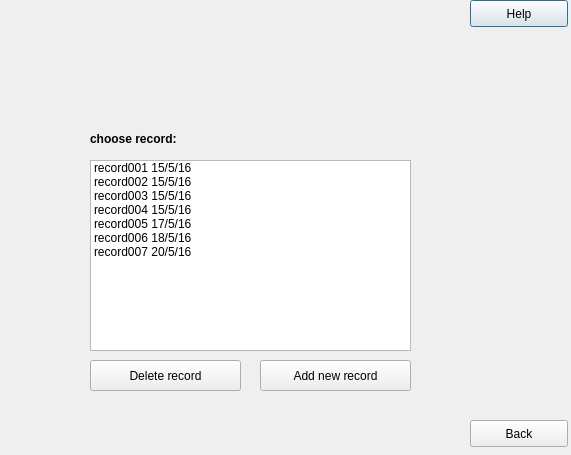
<?xml version="1.0" encoding="UTF-8"?>
<ui version="4.0">
 <class>PersonRecords</class>
 <widget class="QDialog" name="PersonRecords">
  <property name="geometry">
   <rect>
    <x>0</x>
    <y>0</y>
    <width>571</width>
    <height>455</height>
   </rect>
  </property>
  <property name="windowTitle">
   <string>PersonRecords</string>
  </property>
  <widget class="QLabel" name="logo">
   <property name="geometry">
    <rect>
     <x>0</x>
     <y>0</y>
     <width>411</width>
     <height>81</height>
    </rect>
   </property>
   <property name="text">
    <string/>
   </property>
   <property name="pixmap">
    <pixmap resource="../../1.qrc">:/GUI/Desktop/logo.png</pixmap>
   </property>
  </widget>
  <widget class="QPushButton" name="helpButton">
   <property name="geometry">
    <rect>
     <x>470</x>
     <y>0</y>
     <width>98</width>
     <height>27</height>
    </rect>
   </property>
   <property name="text">
    <string>Help</string>
   </property>
   <property name="icon">
    <iconset resource="../../1.qrc">
     <normaloff>:/GUI/Desktop/help.png</normaloff>:/GUI/Desktop/help.png</iconset>
   </property>
   <property name="iconSize">
    <size>
     <width>25</width>
     <height>25</height>
    </size>
   </property>
   <property name="checkable">
    <bool>false</bool>
   </property>
   <property name="checked">
    <bool>false</bool>
   </property>
  </widget>
  <widget class="QLabel" name="chooseLabel">
   <property name="geometry">
    <rect>
     <x>90</x>
     <y>130</y>
     <width>111</width>
     <height>17</height>
    </rect>
   </property>
   <property name="font">
    <font>
     <weight>75</weight>
     <italic>false</italic>
     <bold>true</bold>
     <underline>false</underline>
     <strikeout>false</strikeout>
     <kerning>true</kerning>
    </font>
   </property>
   <property name="text">
    <string>choose record:</string>
   </property>
  </widget>
  <widget class="QListWidget" name="recordsList">
   <property name="geometry">
    <rect>
     <x>90</x>
     <y>160</y>
     <width>321</width>
     <height>191</height>
    </rect>
   </property>
   <item>
    <property name="text">
     <string>record001 15/5/16</string>
    </property>
   </item>
   <item>
    <property name="text">
     <string>record002 15/5/16</string>
    </property>
   </item>
   <item>
    <property name="text">
     <string>record003 15/5/16</string>
    </property>
   </item>
   <item>
    <property name="text">
     <string>record004 15/5/16</string>
    </property>
   </item>
   <item>
    <property name="text">
     <string>record005 17/5/16</string>
    </property>
   </item>
   <item>
    <property name="text">
     <string>record006 18/5/16</string>
    </property>
   </item>
   <item>
    <property name="text">
     <string>record007 20/5/16</string>
    </property>
   </item>
  </widget>
  <widget class="QPushButton" name="deleteRecordButton">
   <property name="enabled">
    <bool>true</bool>
   </property>
   <property name="geometry">
    <rect>
     <x>90</x>
     <y>360</y>
     <width>151</width>
     <height>31</height>
    </rect>
   </property>
   <property name="text">
    <string>Delete record</string>
   </property>
   <property name="icon">
    <iconset resource="../../1.qrc">
     <normaloff>:/GUI/Desktop/Delete_Icon.png</normaloff>:/GUI/Desktop/Delete_Icon.png</iconset>
   </property>
   <property name="iconSize">
    <size>
     <width>24</width>
     <height>24</height>
    </size>
   </property>
  </widget>
  <widget class="QPushButton" name="addNewRecordButton">
   <property name="geometry">
    <rect>
     <x>260</x>
     <y>360</y>
     <width>151</width>
     <height>31</height>
    </rect>
   </property>
   <property name="text">
    <string>Add new record</string>
   </property>
   <property name="icon">
    <iconset resource="../../1.qrc">
     <normaloff>:/GUI/Desktop/Add.png</normaloff>:/GUI/Desktop/Add.png</iconset>
   </property>
   <property name="iconSize">
    <size>
     <width>20</width>
     <height>20</height>
    </size>
   </property>
  </widget>
  <widget class="QPushButton" name="backButton">
   <property name="geometry">
    <rect>
     <x>470</x>
     <y>420</y>
     <width>98</width>
     <height>27</height>
    </rect>
   </property>
   <property name="text">
    <string>Back</string>
   </property>
   <property name="icon">
    <iconset resource="../../1.qrc">
     <normaloff>:/GUI/Desktop/back.png</normaloff>:/GUI/Desktop/back.png</iconset>
   </property>
   <property name="iconSize">
    <size>
     <width>23</width>
     <height>22</height>
    </size>
   </property>
   <property name="checkable">
    <bool>false</bool>
   </property>
   <property name="checked">
    <bool>false</bool>
   </property>
  </widget>
 </widget>
 <resources>
  <include location="../../1.qrc"/>
  <include location="../../../../1.qrc"/>
 </resources>
 <connections/>
</ui>
